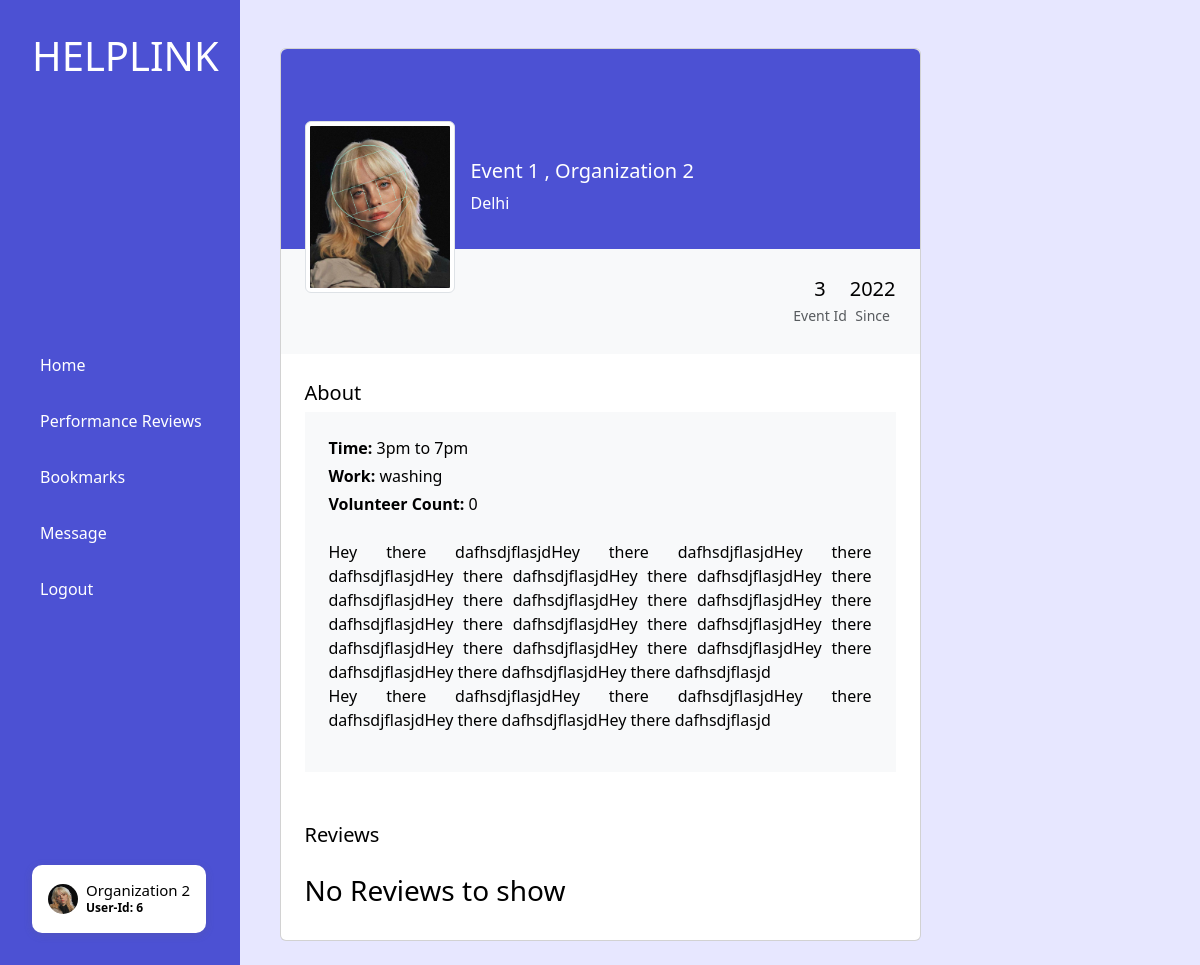
The app's page /dashboard/organization/event.php?catid=3 (signed in), older data.
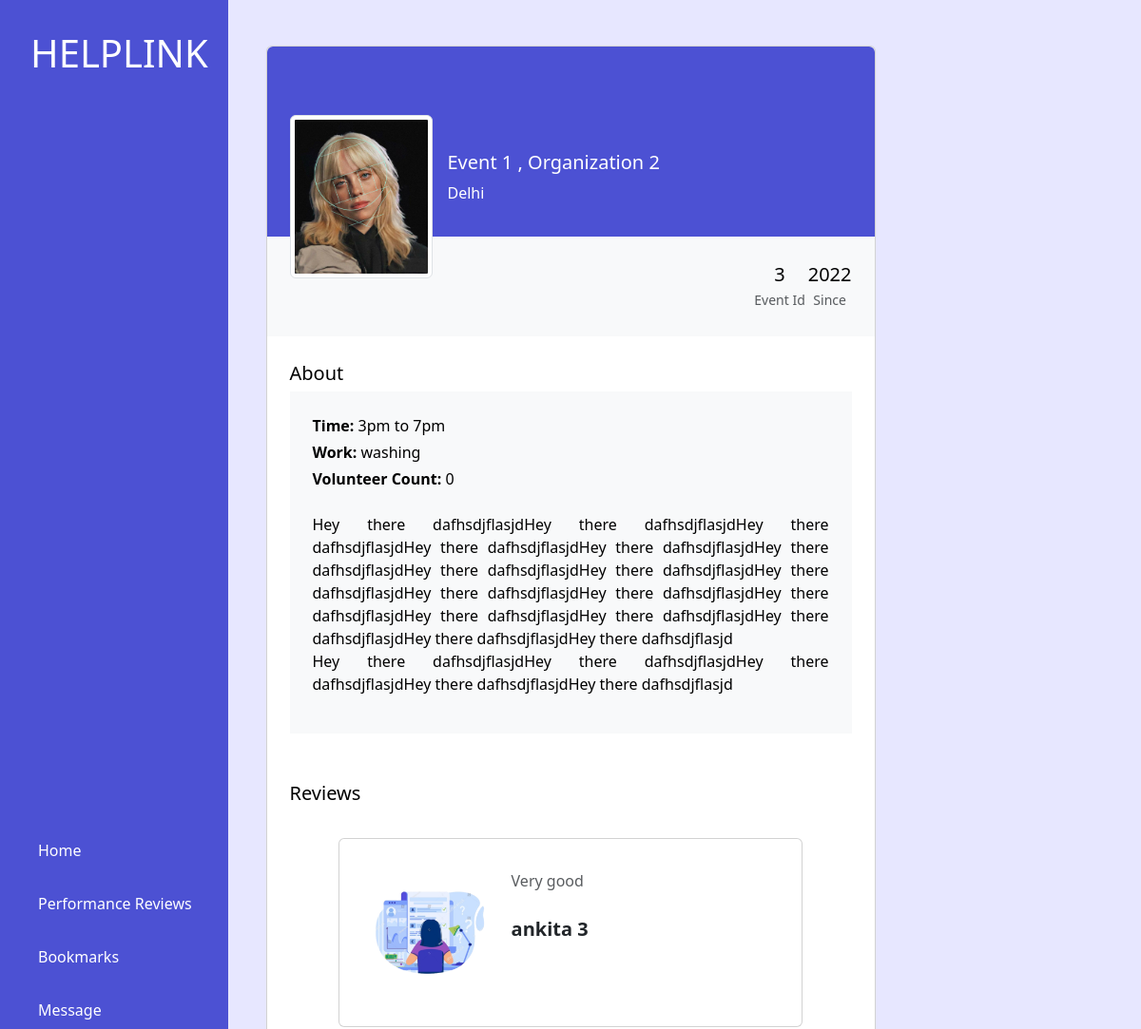
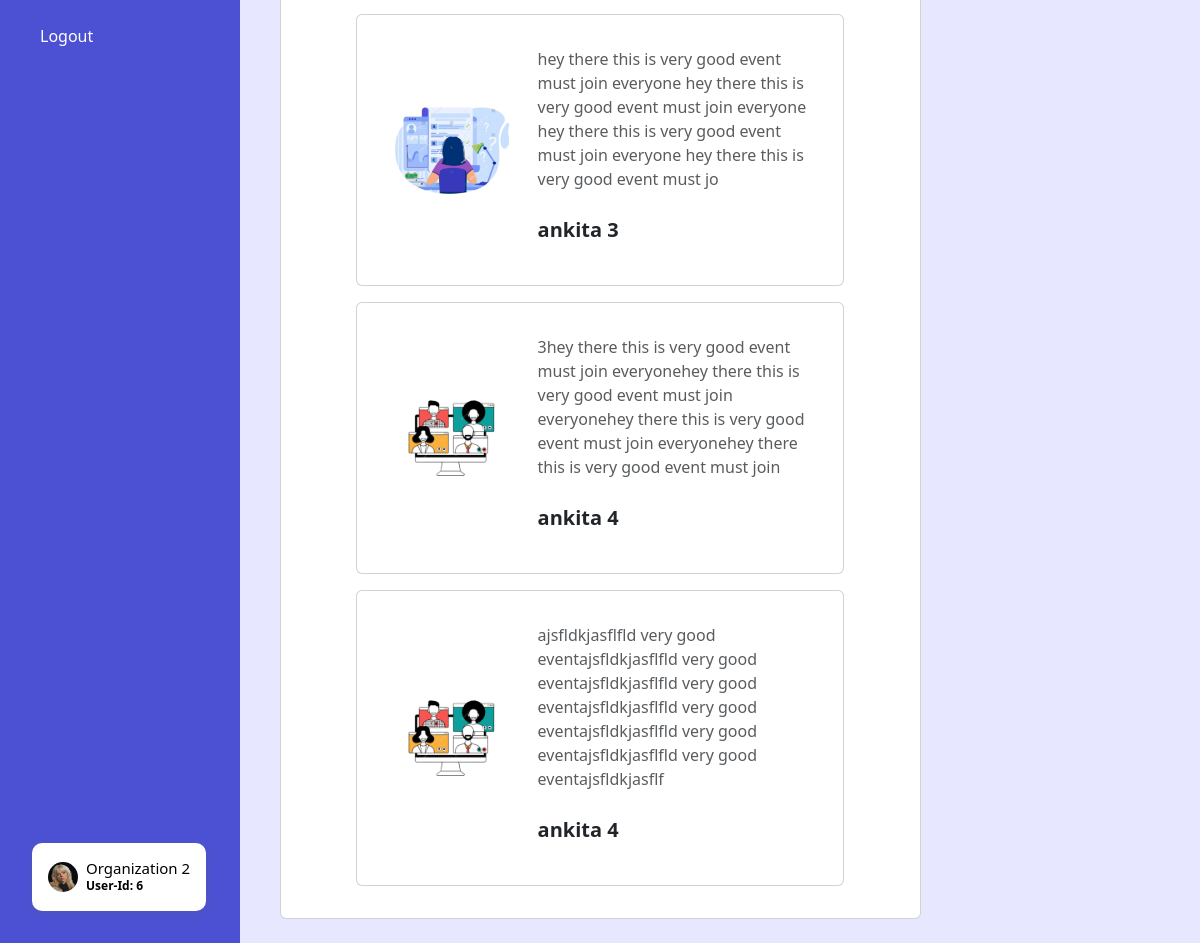
The same page, newer data (2 pictures, top to bottom).
### tables this page shows
CREATE TABLE `organization` (
  `id` int(6) NOT NULL,
  `name` varchar(30) NOT NULL,
  `email` varchar(100) NOT NULL,
  `password` varchar(255) NOT NULL,
  `created_at` datetime NOT NULL DEFAULT current_timestamp(),
  `address` varchar(200) NOT NULL,
  `about` text DEFAULT NULL,
  `img` text NOT NULL
);

CREATE TABLE `event` (
  `id` int(6) NOT NULL,
  `name` varchar(100) NOT NULL,
  `des` text NOT NULL,
  `location` varchar(120) NOT NULL,
  `posted_at` datetime NOT NULL DEFAULT current_timestamp(),
  `time` varchar(20) NOT NULL,
  `work` varchar(30) NOT NULL,
  `volunterr_count` int(6) NOT NULL,
  `organization_id` int(6) NOT NULL
);

CREATE TABLE `volunteer` (
  `id` int(6) NOT NULL,
  `name` varchar(30) NOT NULL,
  `email` varchar(100) NOT NULL,
  `age` int(3) NOT NULL,
  `location` varchar(50) NOT NULL,
  `about` text NOT NULL,
  `education` varchar(100) NOT NULL,
  `img` text NOT NULL,
  `password` varchar(255) NOT NULL,
  `created_at` datetime NOT NULL DEFAULT current_timestamp()
);

CREATE TABLE `event_review` (
  `id` int(6) NOT NULL,
  `des` text NOT NULL,
  `event_id` int(6) NOT NULL,
  `volun_id` int(6) NOT NULL,
  `posted_at` datetime NOT NULL DEFAULT current_timestamp()
);

### dashboard/organization/event.php (the view, shortened to what this page needs)
<!DOCTYPE html>
<html lang="en">
<head>
    <link href="https://cdn.jsdelivr.net/npm/bootstrap@5.3.1/dist/css/bootstrap.min.css" rel="stylesheet">
</head>
<body>
<?php
include 'header.php';
$catid = $_GET['catid'];
include 'C:/xampp/htdocs/myCodes/Fiverr hackathon/db_con.php';
$sql = "SELECT * FROM `event` WHERE `id`='$catid'";
$result = mysqli_query($conn, $sql);
while($row = mysqli_fetch_assoc($result)){
    $event_name = $row['name'];
    $event_des = $row['des'];
    $event_location = $row['location'];
    $event_time = $row['time'];
    $event_work = $row['work'];
    $event_volunteer = $row['volunterr_count'];
    $organ_id = $row['organization_id'];
    $organ_sql = "SELECT * FROM `organization` WHERE `id`='$organ_id'";
    $organ_result = mysqli_query($conn, $organ_sql);
    while($organ_row = mysqli_fetch_assoc($organ_result)){
        $img = $organ_row['img'];
        $organ_name = $organ_row['name'];
    }
}
?>
    <section class="h-100 gradient-custom-2">
        <div class="container mt-5 h-100">
            <div class="row d-flex justify-content-center align-items-center h-100">
                <div class="col col-lg-9 col-xl-7">
                    <div class="card">
                        <div class="rounded-top text-white d-flex flex-row" style="background-color: #4C51D3; height:200px;">
                            <div class="ms-4 mt-5 d-flex flex-column" style="width: 150px;">
                                <img src="profile_pictures/<?=$img?>" alt="Generic placeholder image" class="img-fluid img-thumbnail mt-4 mb-2" style="width: 150px; z-index: 1">
                            </div>
                            <div class="ms-3" style="margin-top: 110px;">
                                <h5><?php echo $event_name.' , '.$organ_name ?></h5>
                                <p><?php echo $event_location?></p>
                            </div>
                        </div>
                        <div class="p-4 text-black" style="background-color: #f8f9fa;">
                            <div class="d-flex justify-content-end text-center py-1">
                                <div>
                                    <p class="mb-1 h5 px-4"><?php echo $catid?></p>
                                    <p class="small text-muted mb-0">Event Id</p>
                                </div>
                                <div>
                                    <p class="mb-1 h5">2022</p>
                                    <p class="small text-muted mb-0">Since</p>
                                </div>
                            </div>
                        </div>
                        <div class="card-body p-4 text-black">
                            <div class="mb-5">
                                <p class="lead fw-normal mb-1">About</p>
                                <div class="p-4" style="background-color: #f8f9fa;">
                                    <p class="font-italic mb-1"><b>Time: </b><?php echo $event_time?></p>
                                    <p class="font-italic mb-1"><b>Work: </b><?php echo $event_work?></p>
                                    <p class="font-italic mb-0"><b>Volunteer Count: </b><?php echo $event_volunteer?></p>
                                    <br>
                                    <p style="text-align: justify;"><?php echo $event_des?></p>
                                </div>
                            </div>
                            <div class="d-flex justify-content-between align-items-center mb-4">
                                <p class="lead fw-normal mb-0">Reviews</p>
                            </div>
                            <?php
                            $sql = "SELECT * FROM `event_review` WHERE `event_id`='$catid'";
                            $result = mysqli_query($conn, $sql);
                            $count = mysqli_num_rows($result);
                            if($count==0) echo '<h3>No Reviews to show</h3>';
                            else{
                            while ($row = mysqli_fetch_assoc($result)) {
                                $volun_review_id = $row['volun_id'];
                                $volun_sql = "SELECT * FROM `volunteer` WHERE `id`='$volun_review_id'";
                                $volun_result = mysqli_query($conn, $volun_sql);
                                while ($volun_row = mysqli_fetch_assoc($volun_result)) {
                                    echo '<section class="py-2 text-center text-lg-start shadow-1-strong rounded" ; ">
                                    <div class=" row d-flex justify-content-center">
                                    <div class="col-md-10">
                                        <div class="card">
                                            <div class="card-body m-3">
                                                <div class="row">
                                                    <div class="col-lg-4 d-flex justify-content-center align-items-center mb-4 mb-lg-0">
                                                        <img src="../volunteer/profile_pictures/'?><?=$volun_row['img']?><?php echo '" class="rounded-circle img-fluid shadow-1" alt="woman avatar" width="200" height="200" />
                                                    </div>
                                                    <div class="col-lg-8">
                                                        <p class="text-muted fw-light mb-4">
                                                            ' . $row['des'] . '
                                                        </p>
                                                        <p class="fw-bold lead mb-2"><strong>'.$volun_row['name'].'</strong></p>
                                                    </div>
                                                </div>
                                            </div>
                                        </div>
                                    </div>
                            </div>
        </section>';
                                }
                            }
                        }
                            ?>
                                                    </div>
                                                </div>
                                            </div>
                                        </div>
                                    </div>
                            </section> -->
</body>
</html>

### dashboard/organization/header.php (shortened to what this page needs)
<?php
if (isset($_SESSION['organ_loggedin'])) {
    if (!$_SESSION['organ_loggedin']) {
        header('location: ../../organization/login.php');
        exit;
    } else {
        $id = "";
        $organ_username = $_SESSION['organ_username'];
        include 'C:\xampp\htdocs\myCodes\Fiverr hackathon\db_con.php';
        $sql = "SELECT * FROM `organization` WHERE `name`='$organ_username'";
        $result = mysqli_query($conn, $sql);
        while ($row = mysqli_fetch_assoc($result)) {
            $id = $row['id'];
            $img = $row['img'];
        }
    }
} else {
    header('location: ../../organization/login.php');
    exit;
}
?>
<div class="sidebar">
    <h1 class="logo">HELPLINK</h1>
    <div class="menu">
        <a href="index.php"><ion-icon name="newspaper-outline"></ion-icon>Home</a>
        <a href="#"><ion-icon name="stats-chart-outline"></ion-icon>Performance Reviews</a>
        <a href="#"><ion-icon name="bookmarks-outline"></ion-icon>Bookmarks</a>
        <a href="#"><ion-icon name="mail-unread-outline"></ion-icon>Message</a>
        <a href="logout.php"><ion-icon name="settings-outline" style="color: red;"></ion-icon>Logout</a>
    </div>
    <div class="profile" style="background-color: #fff;">
        <img class="profile-img" src="profile_pictures/<?=$img?>">
        <div class="profile-name">
            <a style="text-decoration: none; margin:0;" href="./organization_profile.php">
                <h4 style="color: #000;font-size:15px;margin:0;"><?php echo $organ_username?></h4>
            </a>
            <p style="color: #000;margin:0;"><strong>User-Id: <?php echo $id?></strong></p>
        </div>
    </div>
</div>

### dashboard/organization/event.php (style rules this page uses)
body { background: #E7E7FF; }

### dashboard/organization/header.php (style rules this page uses)
body { color: white; }
.sidebar { width: 20%; height: 100%; display: flex; flex-direction: column; align-items: flex-start; justify-content: space-between; padding: 2rem; background-color: #4C51D3; color: var(--whiteColor); position: fixed; left: 0; top: 0; }
.logo { letter-spacing: 2; }
.menu { display: flex; flex-direction: column; gap: 2rem; }
.menu a { display: flex; align-items: center; color: var(--whiteColor); text-decoration: none; }
.profile { display: flex; flex-direction: row; align-items: center; gap: 0.5rem; padding: 1rem; background-color: var(--whiteColor); color: var(--fontColor); border: none; border-radius: 10px; box-shadow: rgba(99, 99, 99, 0.2) 0px 2px 8px 0px; cursor: pointer; }
.profile-img { width: 30px; height: 30px; border-radius: 50%; }
.profile-name p { font-size: 12px; }

Row changes from the older to the newer data that the page shows:
added event_review: des "Very good"
now on this page (row unchanged): volunteer: img (picture), name "ankita 3"
added event_review: des "hey there this is very good event must join everyone hey there this is very good event must join everyone hey there this is very good event must join everyone hey there this is very good event must jo"
added event_review: des "3hey there this is very good event must join everyonehey there this is very good event must join everyonehey there this is very good event must join everyonehey there this is very good event must join"
added volunteer: img (picture), name "ankita 4"
added event_review: des "ajsfldkjasflfld very good eventajsfldkjasflfld very good eventajsfldkjasflfld very good eventajsfldkjasflfld very good eventajsfldkjasflfld very good eventajsfldkjasflfld very good eventajsfldkjasflf"
Text that changed along with them:
text no longer shown: "No Reviews to show"
